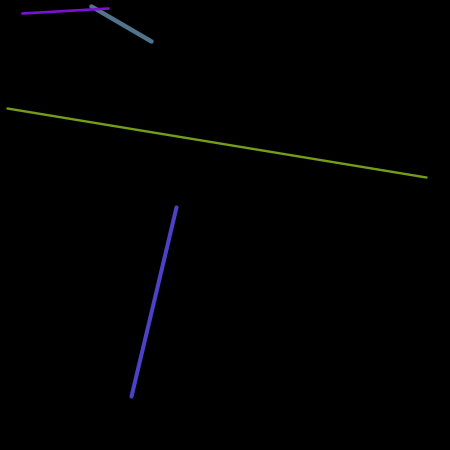
Frame 1 (no input)
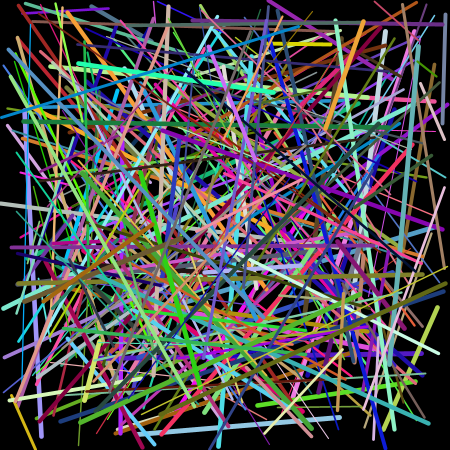
Frame 60 (the mouse pressed at the canvas centre just before this capture)
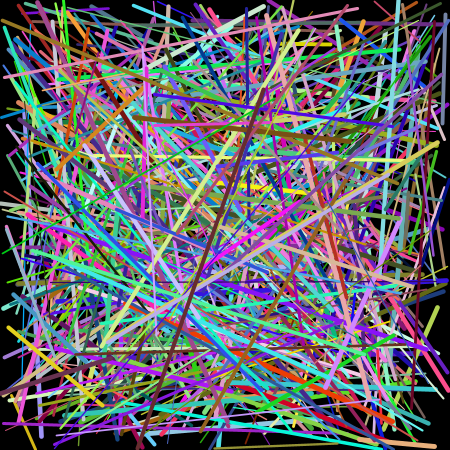
Frame 120 (the mouse held since frame 60 and released just before this capture)

The Processing sketch that drew these frames (run headless with seeded random() and noise(); from frame 60 on, the mouse is pressed at the canvas centre):

// Processing sketch: processing_14574
// ── processing_14574.pde

void setup() {
  size(450,450);
  background(0);
}

void draw(){
  
  for(int i=0; i<5; i++){
    line(random(450), random(450), random(450), random(450));
    strokeWeight(random(1,5));
    stroke(random(255), random(255), random(255));
  }
}
                
                                
